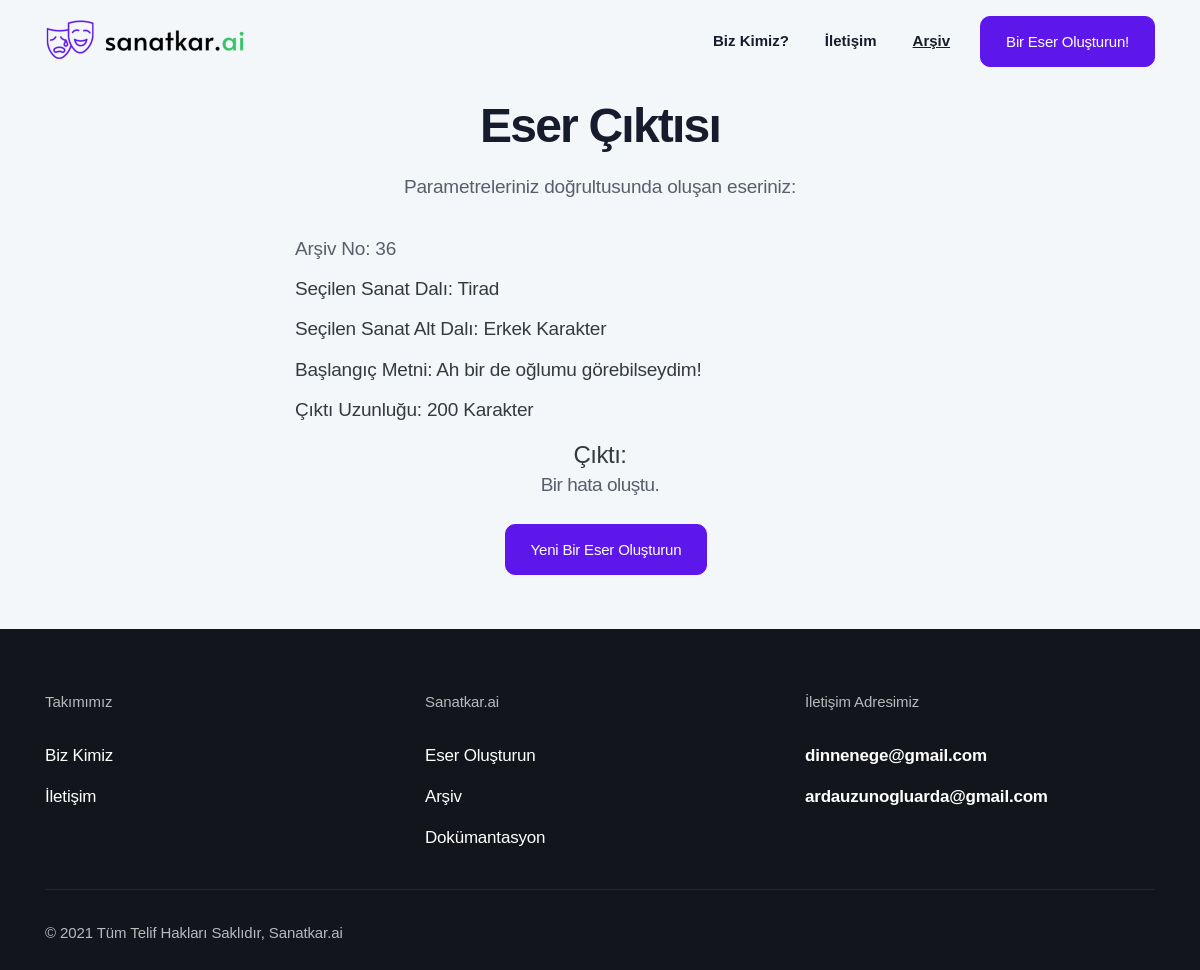
Page /archive/36 on the committed database.
### app.py (models this page shows)
class Archive(db.Model):
    id = db.Column(db.Integer, primary_key=True)
    generated_text = db.Column(db.String(600))
    art_branch = db.Column(db.String(10))
    genre = db.Column(db.String(30))
    seed_input = db.Column(db.String(35))
    length_input = db.Column(db.String(3))

### app.py (the view)
@app.route("/archive/<int:id>")
def particular_archive_element(id):
    archived_generation = Archive.query.filter_by(id = id).first()
    id = archived_generation.id
    generated_text = archived_generation.generated_text
    art_branch = archived_generation.art_branch
    genre = archived_generation.genre
    seed_input = archived_generation.seed_input
    length_input = archived_generation.length_input
    output = str(generated_text).replace("_", "").replace(")", "").replace("(", "").replace("'", "").replace('"',"").split("\\n")
    output = list(filter(None, output))[:-1]
    return render_template("generator_output.html", id = id, output=output, art_branch=art_branch, genre=genre, seed_input=seed_input, length_input=length_input)

### templates/generator_output.html (shortened to what this page needs)
<!DOCTYPE html>
<html lang="en">
<head>
  <link rel="stylesheet" href="{{ url_for('static', filename='css/bootstrap.css') }}">
  <link rel="stylesheet" href="{{ url_for('static', filename='fonts/icon-font/css/style.css') }}">
  <link rel="stylesheet" href="{{ url_for('static', filename='fonts/typography-font/typo.css') }}">
  <link rel="stylesheet" href="{{ url_for('static', filename='fonts/fontawesome-5/css/all.css') }}">
  <link rel="stylesheet" href="{{ url_for('static', filename='plugins/aos/aos.min.css') }}">
  <link rel="stylesheet" href="{{ url_for('static', filename='plugins/fancybox/jquery.fancybox.min.css') }}">
  <link rel="stylesheet" href="{{ url_for('static', filename='plugins/nice-select/nice-select.min.css') }}">
  <link rel="stylesheet" href="{{ url_for('static', filename='plugins/slick/slick.min.css') }}">
  <link rel="stylesheet" href="{{ url_for('static', filename='plugins/date-picker/css/gijgo.min.css') }}" type="text/css" />
  <link rel="stylesheet" href="{{ url_for('static', filename='plugins/theme-mode-switcher/switcher-panel.css') }}">
  <link rel="stylesheet" href="{{ url_for('static', filename='css/main.css') }}">
  <link rel="stylesheet" href="{{ url_for('static', filename='css/theme-mode-custom.css') }}">
  <link rel="stylesheet" href="https://cdnjs.cloudflare.com/ajax/libs/font-awesome/5.15.4/css/all.min.css">
</head>
<body data-theme="light">
  <div class="site-wrapper overflow-hidden">
    <header class="site-header site-header--menu-right  site-header--absolute">
      <div class="container">
        <nav class="navbar site-navbar offcanvas-active navbar-expand-lg  px-0">
          <div class="brand-logo"><a href="/">
              <img src="{{ url_for('static', filename='image/logo-main-black.png') }}" alt="" class="light-version-logo ">
            </a></div>
          <div class="collapse navbar-collapse" id="mobile-menu">
            <div class="navbar-nav-wrapper">
              <ul class="navbar-nav main-menu">
                <li class="nav-item">
                  <a class="text-dark nav-link" href="/about" role="button" aria-expanded="false">Biz Kimiz?</a>
                </li>
                <li class="nav-item">
                  <a class="nav-link" href="/contact" role="button" aria-expanded="false">İletişim</a>
                </li>
                <li class="nav-item">
                  <a class="font-weight-bold nav-link" href="/archive" role="button" aria-expanded="false"><ins>Arşiv</ins></a>
                </li>
              </ul>
            </div>
          </div>
          <div class="header-btn  ml-auto ml-lg-5 mr-6 mr-lg-0 d-none d-xs-block">
            <a class="btn btn-app-page btn-primary gr-text-9 d-none d-xs-inline-flex " href="/generator">
              Bir Eser Oluşturun!
            </a>
          </div>
        </nav>
      </div>
    </header>
    <div class="inner-banner pt-20 pb-md-13 bg-default-2">
      <div class="container">
        <div class="row  justify-content-center pt-5">
          <div class="col-xl-8 col-lg-9 text-center">
            <div class="px-md-15 text-center">
              <h2 class="title gr-text-3 mb-6">Eser Çıktısı</h2>
              <p class="gr-text-8 mb-9">Parametreleriniz doğrultusunda oluşan eseriniz:</p>
              <ul class="w-100 list-unstyled text-left">
                <li class="gr-text-8 mb-3">Arşiv No: <span id="archiveno">{{id}}</span></li>
                <li class="gr-text-8 text-dark mb-3">Seçilen Sanat Dalı: <span id="chosenart">{{art_branch}}</span></li>
                <li class="gr-text-8 text-dark mb-3">Seçilen Sanat Alt Dalı: <span id="chosensubart">{{genre}}</span></li>
                <li class="gr-text-8 text-dark mb-3">Başlangıç Metni: <span id="startingsentence">{{seed_input}}</span></li>
                <li class="gr-text-8 text-dark mb-5">Çıktı Uzunluğu: <span id="outputlength">{{length_input}}</span> Karakter</li>
                <li class="gr-text-6 text-dark mb-8 text-center">Çıktı:</br><span id="output">
                {% if output[0] %}
                  {% for element in output %}
                    {{element}}
                    <br>
                  {% endfor %}
                {% else %}
                  <p> Bir hata oluştu. </p>
                {% endif %}
                </span></li>
              </ul>
              <div class="header-btn  ml-auto ml-lg-5 mr-6 mr-lg-0 d-xs-block">
                <a class="btn btn-app-page btn-primary gr-text-9 d-xs-inline-flex " href="/generator">
                  Yeni Bir Eser Oluşturun
                </a>
              </div>
            </div>
          </div>
        </div>
      </div>
    </div>
    <div class="bg-default-2 pb-1 ">
    </div>
   <div class="footer-section dark-mode-texts bg-blackish-blue">
    <div class="container">
      <div class="footer-top pt-15">
        <div class="justify-content-center row">
          <div class="col-6 col-lg-4">
            <div class="single-footer mb-13 mb-lg-9">
              <p class="footer-title gr-text-11 mb-7">Takımımız</p>
              <ul class="footer-list list-unstyled">
                <li class="py-2"><a class="gr-text-9 gr-text-color" href="/about">Biz Kimiz</a></li>
                <li class="py-2"><a class="gr-text-9 gr-text-color" href="/contact">İletişim</a></li>
              </ul>
            </div>
          </div>
          <div class="col-6 col-lg-4">
            <div class="single-footer mb-13 mb-lg-9">
              <p class="footer-title gr-text-11 mb-7">Sanatkar.ai</p>
              <ul class="footer-list list-unstyled">
                <li class="py-2"><a class="gr-text-9 gr-text-color" href="/generator">Eser Oluşturun</a></li>
                <li class="py-2"><a class="gr-text-9 gr-text-color" href="/archive">Arşiv</a></li>
                <li class="py-2"><a class="gr-text-9 gr-text-color" href="https://github.com/ardauzunoglu/sanatkar.ai">Dokümantasyon</a></li>
              </ul>
            </div>
          </div>
          <div class="col-md-6 col-lg-4">
            <div class="single-footer mb-13 mb-lg-9">
              <p class="footer-title gr-text-11 mb-7">İletişim Adresimiz</p>
              <ul class="footer-list list-unstyled">
                <li class="py-2"><a class="gr-text-9 text-primary font-weight-bold hover-underline active text-white" href="mailto:dinnenege@gmail.com">dinnenege@gmail.com</a></li>
                <li class="py-2"><a class="gr-text-9 text-primary font-weight-bold hover-underline active text-white" href="mailto:ardauzunogluarda@gmail.com">ardauzunogluarda@gmail.com</a></li>
              </ul>
            </div>
          </div>
        </div>
      </div>
      <div class="copyright-area border-top pt-9 pb-8">
        <div class="row align-items-center">
          <div class="col-lg-6">
            <p class="copyright-text gr-text-11 mb-6 mb-lg-0 gr-text-color-opacity text-center text-lg-left">
              © 2021 Tüm Telif Hakları Saklıdır, Sanatkar.ai
            </p>
          </div>
        </div>
      </div>
    </div>
  </div>
  </div>
</body>
</html>

### rows in the picture
Archive: art_branch "Tirad", genre "Erkek Karakter", seed_input "Ah bir de oğlumu görebilseydim!", length_input "200"

### other values in the picture
{{ id }} "36"
